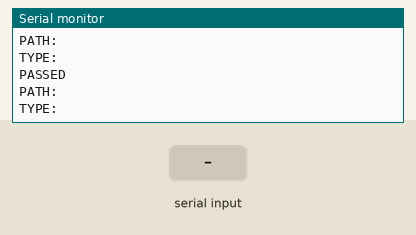
Simulated run of this program. Board: ESP32. Shown: the last lines printed to the serial monitor. The inputs (shaded band) are chosen by the test bench. WiFi joins after 1.5 s; servers stay silent unless stated; the local clock reads 2024-03-15 10:24:30 at power-on unless the program sets it; random numbers use the default seed unless the program sets one.

Above: at 2.7 s.
2.8 s: "90,45\n" received over the second serial link
At 4.1 s:
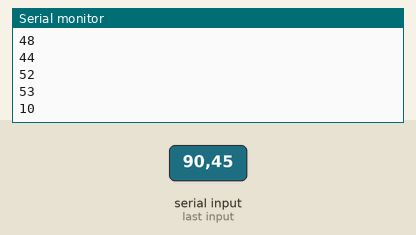
4.3 s: "30,150\n" received over the second serial link
At 5.6 s:
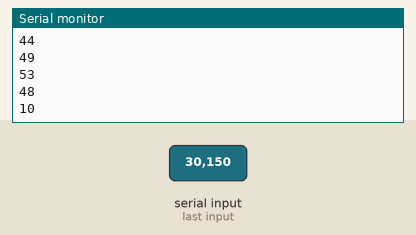
Timing chart, 0 to 7.3 s (numbered marks = the images above; inputs shaded):
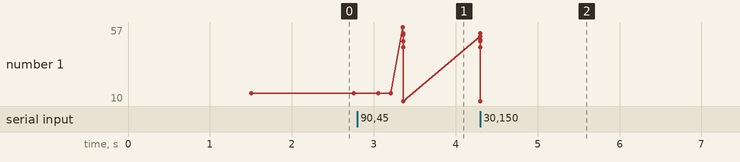

The program:

main.cpp
```cpp
#include <Arduino.h>
#if defined(ESP32)
#include <WiFi.h>
#elif defined(ESP8266)
#include <ESP8266WiFi.h>
#endif
#include <Firebase_ESP_Client.h>

#include "time.h"

#define RXD2 13
#define TXD2 12

// Provide the token generation process info.
#include "addons/TokenHelper.h"
// Provide the RTDB payload printing info and other helper functions.
#include "addons/RTDBHelper.h"

// Insert your network credentials
#define WIFI_SSID ""
#define WIFI_PASSWORD ""

// Insert Firebase project API Key
#define API_KEY ""

/* Define the user Email and password that alreadey registerd or added in your project */
#define USER_EMAIL ""
#define USER_PASSWORD ""

// Insert RTDB URLefine the RTDB URL
#define DATABASE_URL "https://thermostat-c1685-default-rtdb.firebaseio.com"

/* Define the project ID */
#define FIREBASE_PROJECT_ID "thermostat-c1685"

// Define Firebase Data object
FirebaseData fbdo;
FirebaseAuth auth;
FirebaseConfig config;

// Variable to save USER UID
String uid;
char buf[80];
char buf1[80];

// CHEMIN DATE & HORAIRES...
String databasePath;
String dataHourPath;

// CHEMIN DES CONSIGNES
String dataC1Path;
String dataC2Path;
String dataC3Path;
String dataC4Path;
String dataC5Path;

uint8_t tableconsi[7];
uint8_t endline=13;
uint8_t compteur=0;

// VARIABLES POUR CONSIGNES
int consigne1 = 0;
int consigne2 = 0;
int consigne3 = 0;
int consigne4 = 0;
int consigne5 = 0;

bool sendtoserver=false;

FirebaseJson json;

const char* ntpServer = "pool.ntp.org"; //europe.pool.ntp.org
const long  gmtOffset_sec = 0;
const int   daylightOffset_sec = 0; //3600


unsigned long sendDataPrevMillis = 0;
int count = 0;
bool signupOK = false;


void printLocalTime(){
  time_t now;
  struct tm timeinfo;

  // Get current time
    time(&now);

  if(!getLocalTime(&timeinfo)){
    Serial.println("Failed to obtain time!");
    return;
  }
  //Serial.println(&timeinfo, "%A, %B %d %Y %H:%M:%S");
  //Serial.println(&timeinfo, "%Y, %B, %d");
  //Serial.println(&timeinfo, "%Y-%B-%d");

// Format time, "ddd yyyy-mm-dd hh:mm:ss zzz"
    timeinfo = *localtime(&now);
    //strftime(buf, sizeof(buf), "%a %Y-%m-%d %H:%M:%S %Z", &timeinfo);
    strftime(buf, sizeof(buf), "%d-%m-%Y", &timeinfo);
    strftime(buf1, sizeof(buf1), "%H:%M", &timeinfo);
    printf("%s\n", buf);
    printf("%s\n", buf1);
}


void setup()
{
  Serial.begin(115200);
  Serial2.begin(115200, SERIAL_8N1, RXD2, TXD2);
  WiFi.begin(WIFI_SSID, WIFI_PASSWORD);
  Serial.print("Connecting to Wi-Fi");
  while (WiFi.status() != WL_CONNECTED)
  {
    Serial.print(".");
    delay(300);
  }
  Serial.println();
  Serial.print("Connected with IP: ");
  Serial.println(WiFi.localIP());
  Serial.println();


// Init and get the time
  configTime(gmtOffset_sec, daylightOffset_sec, ntpServer);
  printLocalTime();


  /* Assign the api key (required) */
  config.api_key = API_KEY; //""

  /* Assign the RTDB URL (required) */
  config.database_url = DATABASE_URL; //"https://thermostat-c1685-default-rtdb.firebaseio.com"

  /* Sign up
  if (Firebase.signUp(&config, &auth, "", ""))
  {
    Serial.println("ok");
    signupOK = true;
  }
  else
  {
    Serial.printf("%s\n", config.signer.signupError.message.c_str());
  }*/

  // Assign the user sign in credentials
  auth.user.email = USER_EMAIL;
  auth.user.password = USER_PASSWORD;

  /* Assign the callback function for the long running token generation task */
  config.token_status_callback = tokenStatusCallback; // see addons/TokenHelper.h

  Firebase.begin(&config, &auth);
  Firebase.reconnectWiFi(true);

  // Getting the user UID might take a few seconds
  Serial.println("Getting User UID");
  while ((auth.token.uid) == "")
  {
    Serial.print('.');
    delay(1000);
  }
  // Print user UID
  uid = auth.token.uid.c_str();
  Serial.print("User UID: ");
  Serial.print(uid);

   // Update database path
  databasePath = "thermolit/date";
  dataHourPath = "thermolit/horaire";

  // renouvel chemin pour les consignes
  dataC1Path = "thermolit/consigne1";
  dataC2Path = "thermolit/consigne2";
  dataC3Path = "thermolit/consigne3";
  dataC4Path = "thermolit/consigne4";
  dataC5Path = "thermolit/consigne5";

  tableconsi[0]=20;
  tableconsi[1]=15;
  tableconsi[2]=27;
  tableconsi[3]=22;
  tableconsi[4]=26;
  sendtoserver=true;

}


void loop()
{
  while (Serial2.available())
  {

    uint8_t vlor=Serial2.read();
    Serial.println(vlor);
    if(vlor==endline){
      compteur=0;
      sendtoserver=true;
    }
    else
    {
      if(vlor!=100)
      {
        tableconsi[compteur]=vlor;
         compteur++;
      }
       }
  }
  if(sendtoserver==true  && Firebase.ready() ){
     //consigne1
    if (Firebase.RTDB.setInt(&fbdo, "thermolit/consigne1", tableconsi[0]))
    {
      Serial.println("PASSED");
      Serial.println("PATH: " + fbdo.dataPath());
      Serial.println("TYPE: " + fbdo.dataType());
    }
    else
    {
      Serial.println("FAILED");
      Serial.println("REASON: " + fbdo.errorReason());
    }

  //consigne2
    if (Firebase.RTDB.setInt(&fbdo, "thermolit/consigne2", tableconsi[1]))
    {
      Serial.println("PASSED");
      Serial.println("PATH: " + fbdo.dataPath());
      Serial.println("TYPE: " + fbdo.dataType());
    }
    else
    {
      Serial.println("FAILED");
      Serial.println("REASON: " + fbdo.errorReason());
    }

    //consigne3
    if (Firebase.RTDB.setInt(&fbdo, "thermolit/consigne3", tableconsi[2]))
    {
      Serial.println("PASSED");
      Serial.println("PATH: " + fbdo.dataPath());
      Serial.println("TYPE: " + fbdo.dataType());
    }
    else
    {
      Serial.println("FAILED");
      Serial.println("REASON: " + fbdo.errorReason());
    }

    //consigne4
    if (Firebase.RTDB.setInt(&fbdo, "thermolit/consigne4", tableconsi[3]))
    {
      Serial.println("PASSED");
      Serial.println("PATH: " + fbdo.dataPath());
      Serial.println("TYPE: " + fbdo.dataType());
    }
    else
    {
      Serial.println("FAILED");
      Serial.println("REASON: " + fbdo.errorReason());
    }

    //consigne5
    if (Firebase.RTDB.setInt(&fbdo, "thermolit/consigne5", tableconsi[4]))
    {
      Serial.println("PASSED");
      Serial.println("PATH: " + fbdo.dataPath());
      Serial.println("TYPE: " + fbdo.dataType());
    }
    else
    {
      Serial.println("FAILED");
      Serial.println("REASON: " + fbdo.errorReason());
    }
    sendtoserver=false;
  }

  if (Firebase.ready() /*&& signupOK*/ && (millis() - sendDataPrevMillis > 15000 || sendDataPrevMillis == 0))
  {
    sendDataPrevMillis = millis();

    delay(500);
    printLocalTime();

    //Write an Int number on the database path test/int
    if (Firebase.RTDB.setInt(&fbdo, "test/int", count))
    {
      Serial.println("PASSED");
      Serial.println("PATH: " + fbdo.dataPath());
      Serial.println("TYPE: " + fbdo.dataType());
    }
    else
    {
      Serial.println("FAILED");
      Serial.println("REASON: " + fbdo.errorReason());
    }
    count++;

    // Write an Float number on the database path test/float
    if (Firebase.RTDB.setFloat(&fbdo, "test/float", 0.01 + random(0, 100)))
    {
      Serial.println("PASSED");
      Serial.println("PATH: " + fbdo.dataPath());
      Serial.println("TYPE: " + fbdo.dataType());

    }
    else
    {
      Serial.println("FAILED");
      Serial.println("REASON: " + fbdo.errorReason());
    }


    // DATE
    const char* databasePath = "thermolit/date";
    int annee;
    sscanf(databasePath, "", &annee);
    printf("", annee);

    // HORAIRE
    const char* dataHourPath = "thermolit/horaire";
    int horaire;
    sscanf(dataHourPath, "", &horaire);
    printf("", horaire);


    // AFFICHER DATE
    //database path thermolit/date
     printLocalTime();
    if (Firebase.RTDB.setString(&fbdo, "thermolit/date", buf))
    {
      Serial.println("PASSED");
      Serial.println("PATH: " + fbdo.dataPath());
      Serial.println("TYPE: " + fbdo.dataType());
    }
    else
    {
      Serial.println("FAILED");
      Serial.println("REASON: " + fbdo.errorReason());
    }

     // AFFICHER HORAIRE
    //database path thermolit/horaire
     printLocalTime();
    if (Firebase.RTDB.setString(&fbdo, "thermolit/horaire", buf1))
    {
      Serial.println("PASSED");
      Serial.println("PATH: " + fbdo.dataPath());
      Serial.println("TYPE: " + fbdo.dataType());
    }
    else
    {
      Serial.println("FAILED");
      Serial.println("REASON: " + fbdo.errorReason());
    }


    }
  }
```

Measured:
- after the input at 2.8 s, the serial monitor: prints a new line after 0.56 s (image 1)
- after the input at 4.3 s, the serial monitor: prints a new line at once (image 2)
